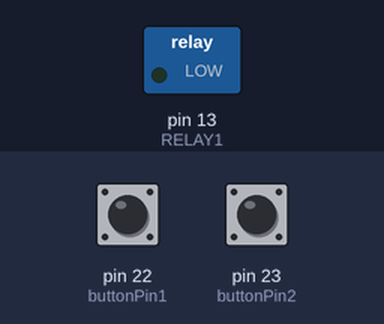
Simulated run of this sketch. Board: Arduino Mega 2560, built with avr-gcc and run on an emulated ATmega2560. Parts: switched loads named in the sketch (green lamp = pin HIGH). Dashed ring = blinking. Inputs (shaded band) come from the test bench; at power-on: pin 22 (buttonPin1) LOW, pin 23 (buttonPin2) LOW.

Above: at 1.2 s.
1.3 s: pin 22 (buttonPin1) pulled HIGH for 0.15 s
At 1.45 s:
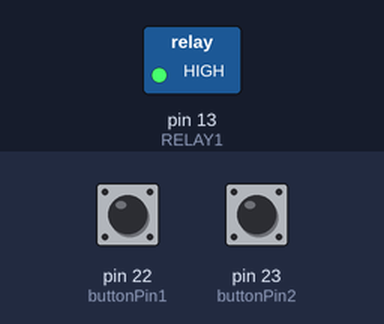
4.3 s: pin 23 (buttonPin2) pulled HIGH for 1 s
At 5.3 s:
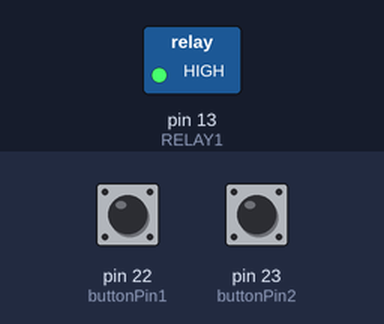
Timing chart, 0 to 13.3 s (numbered marks = the images above; inputs shaded):
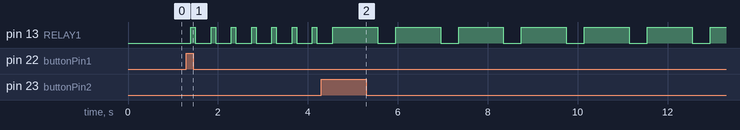

Measured:
- after the input at 1.3 s, pin 13 (RELAY1): alternates HIGH for 0.10 s and LOW for 0.35 s, starting after 0.10 s
- after the input at 4.3 s, pin 13 (RELAY1): alternates HIGH for 1.0 s and LOW for 0.40 s, starting after 1.3 s

The sketch:

multy_tasking.ino
```cpp
const int buttonPin1 = 22;     // the number of the pushbutton pin
const int buttonPin2 = 23;
const int RELAY1 =  13;
boolean otomatis1 = false;
boolean otomatis2 = false;
boolean flag = false;
boolean flag2 = false;
int buttonState1 = 0;
int buttonState2 = 0;

void setup() {
  // put your setup code here, to run once:
Serial.begin(9600);
pinMode (RELAY1,OUTPUT);
pinMode(buttonPin1, INPUT);
pinMode(buttonPin2, INPUT);
}

void loop() {
  buttonState1 = digitalRead(buttonPin1);
  buttonState2 = digitalRead(buttonPin2);

    //tombol datang
  if (buttonState1 == HIGH) {
   otomatis2=false;
   otomatis1 = true;
  } else if (buttonState2 == HIGH) {
   otomatis1 = false;
   otomatis2 = true;
  } else {
    // turn LED off:
    digitalWrite(RELAY1, LOW);
  }
//masuk
 if(otomatis1){
     if(flag){
      //RELAY 1
  digitalWrite(RELAY1,HIGH);
  delay(100);
  digitalWrite(RELAY1,LOW);
  delay(50);
  flag=false;
  delay(100);
  }else{
      digitalWrite(RELAY1,LOW);
      flag=true;

}
 }

 //pulang
 if(otomatis2){
     if(flag){
      //RELAY 1
  digitalWrite(RELAY1,HIGH);
  delay(1000);
  digitalWrite(RELAY1,LOW);
  delay(100);
  flag=false;
  delay(100);
  }else{
      digitalWrite(RELAY1,LOW);
      flag=true;

}
 }
 delay(100);
}
```
